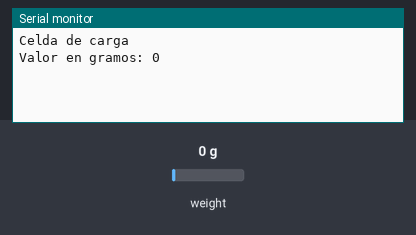
A sketch run on a simulated ESP32. Shown: the last lines printed to the serial monitor. Inputs (shaded band) come from the test bench; at power-on: weight on the scale 0 g.

Above: at 2.2 s.
2.3 s: weight on the scale set to 100 g
At 3.6 s:
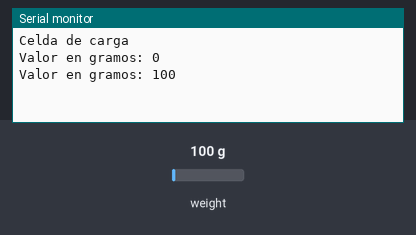
3.8 s: weight on the scale set to 1250 g
At 4.6 s:
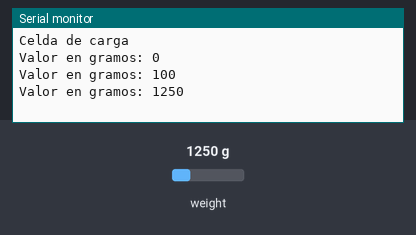
Timing chart, 0 to 6.8 s (numbered marks = the images above; inputs shaded):
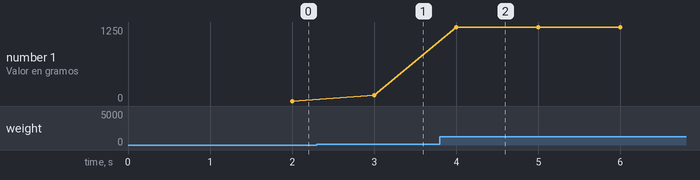

The sketch:

prueba_celdaCarga.ino
```cpp
#include "HX711.h"

#define DT 19  // GPIO del ESP32 conectado a DT del HX711
#define SCK 18 // GPIO del ESP32 conectado a SCK del HX711
#define LED 2  // GPIO del ESP32 donde está el LED (puedes cambiarlo)

HX711 celda(DT, SCK);

float factor_escala = -555.85;
float peso_umbral = 7.0;

void setup(){
  Serial.begin(115200);
  Serial.println("Celda de carga");
  celda.begin(DT, SCK);

  celda.set_scale(factor_escala);
  celda.tare();
}

void loop(){
  int promedio = celda.get_units(10);

  Serial.print("Valor en gramos: ");
  Serial.println(promedio);

  if (promedio >= peso_umbral) {
      digitalWrite(LED, HIGH); // Enciende el LED
  } else {
      digitalWrite(LED, LOW); // Apaga el LED
  }

}

/*
// ------------------------------------- Prueba 1 ---------------------------------------------


float peso_umbral = 50000.0; // Umbral en kg para encender el LED

void setup() {
    Serial.begin(115200); // Mejor velocidad para ESP32
    pinMode(LED, OUTPUT);

    scale.begin(DT, SCK);
    scale.set_scale();  // Sin factor de escala, solo lecturas crudas
    scale.tare();       // Ajustar la celda de carga a cero

    Serial.println("Listo. Coloca peso en la celda.");
}

void loop() {
    if (scale.is_ready()) { // Verifica si el HX711 está listo
        float lectura = scale.get_units(); // Obtener el valor de la celda de carga

        Serial.print("Peso: ");
        Serial.print(lectura);
        Serial.println(" kg");

        if (lectura >= peso_umbral) {
            digitalWrite(LED, HIGH); // Enciende el LED
        } else {
            digitalWrite(LED, LOW); // Apaga el LED
        }
    } else {
        Serial.println("Esperando HX711...");
    }

    delay(500); // Esperar medio segundo para evitar lecturas rápidas
}*/
/*
// ------------------------------------------ PRUEBA 2 -----------------------------------------------------


float peso_umbral = 20.0;   // Umbral en kg para encender el LED
float calibration_factor = 2280.0; // Ajusta este valor según la calibración

void setup() {
    Serial.begin(115200);  // ESP32 soporta velocidades más altas
    pinMode(LED, OUTPUT);

    scale.set_scale(calibration_factor);  // Configura el factor de escala (ajustar manualmente)
    scale.tare();  // Ajusta la celda de carga a cero

    Serial.println("Listo. Coloca peso en la celda.");
}

void loop() {
    float lectura = scale.get_units(10); // Obtiene el promedio de 10 mediciones para reducir ruido

    Serial.print("Peso: ");
    Serial.print(lectura);
    Serial.println(" kg");

    if (lectura >= peso_umbral) {
        digitalWrite(LED, HIGH); // Enciende el LED
    } else {
        digitalWrite(LED, LOW); // Apaga el LED
    }

    delay(10); // Pequeña pausa para estabilidad
}*/
```

Measured:
- after the input at 2.3 s, the serial monitor: prints a new line after 0.70 s (image 1)
- after the input at 3.8 s, the serial monitor: prints a new line after 0.20 s (image 2)
- plotted number 1: 0 → 100 after the input at 2.3 s, 100 → 1250 after the input at 3.8 s
